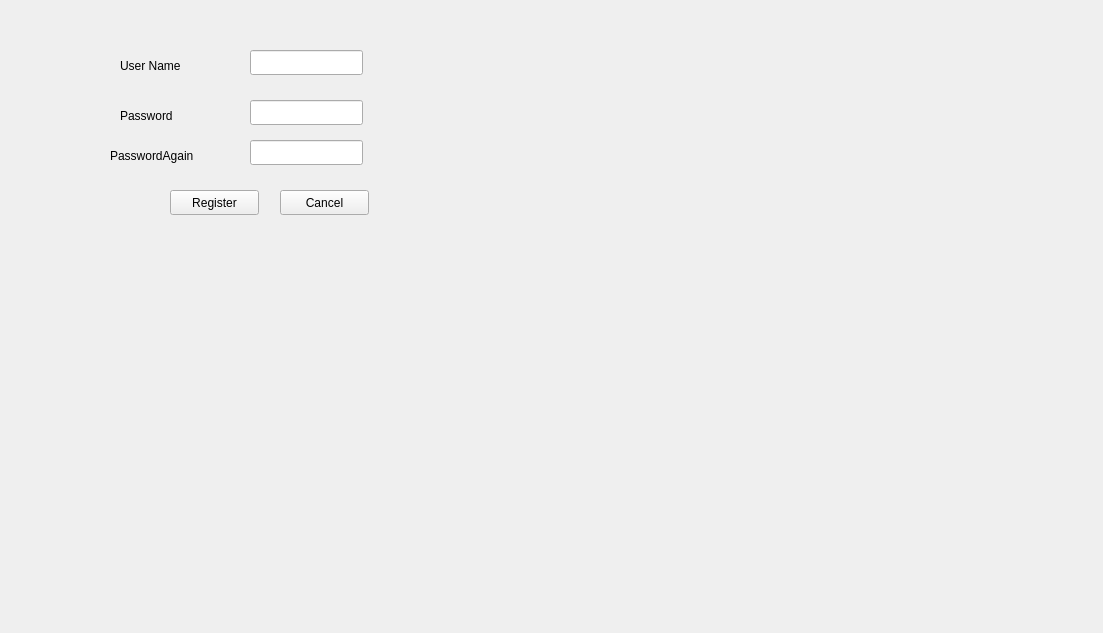
<?xml version="1.0" encoding="UTF-8"?>
<ui version="4.0">
 <class>StackedWindows</class>
 <widget class="QWidget" name="StackedWindows">
  <property name="geometry">
   <rect>
    <x>0</x>
    <y>0</y>
    <width>1103</width>
    <height>633</height>
   </rect>
  </property>
  <property name="windowTitle">
   <string>PersonalFinanceManager</string>
  </property>
  <widget class="QStackedWidget" name="stackedWidget">
   <property name="geometry">
    <rect>
     <x>0</x>
     <y>0</y>
     <width>1101</width>
     <height>631</height>
    </rect>
   </property>
   <property name="currentIndex">
    <number>1</number>
   </property>
   <widget class="QWidget" name="EntrancePage">
    <widget class="QLabel" name="labelEPPassword">
     <property name="geometry">
      <rect>
       <x>110</x>
       <y>120</y>
       <width>101</width>
       <height>31</height>
      </rect>
     </property>
     <property name="text">
      <string>Password</string>
     </property>
    </widget>
    <widget class="QPushButton" name="pushButtonEPOk">
     <property name="geometry">
      <rect>
       <x>130</x>
       <y>170</y>
       <width>89</width>
       <height>25</height>
      </rect>
     </property>
     <property name="text">
      <string>Ok</string>
     </property>
    </widget>
    <widget class="QLineEdit" name="lineEditEPPassword">
     <property name="geometry">
      <rect>
       <x>220</x>
       <y>120</y>
       <width>113</width>
       <height>25</height>
      </rect>
     </property>
     <property name="echoMode">
      <enum>QLineEdit::Password</enum>
     </property>
    </widget>
    <widget class="QLabel" name="labelEPUserName">
     <property name="geometry">
      <rect>
       <x>110</x>
       <y>70</y>
       <width>101</width>
       <height>31</height>
      </rect>
     </property>
     <property name="text">
      <string>User Name</string>
     </property>
    </widget>
    <widget class="QLineEdit" name="lineEditEPUserName">
     <property name="geometry">
      <rect>
       <x>220</x>
       <y>70</y>
       <width>113</width>
       <height>25</height>
      </rect>
     </property>
    </widget>
    <widget class="QLabel" name="labelEPWarning">
     <property name="geometry">
      <rect>
       <x>190</x>
       <y>210</y>
       <width>131</width>
       <height>17</height>
      </rect>
     </property>
     <property name="text">
      <string/>
     </property>
    </widget>
    <widget class="QPushButton" name="pushButtonEPRegister">
     <property name="geometry">
      <rect>
       <x>250</x>
       <y>170</y>
       <width>89</width>
       <height>25</height>
      </rect>
     </property>
     <property name="text">
      <string>Register</string>
     </property>
    </widget>
   </widget>
   <widget class="QWidget" name="RegisterPage">
    <widget class="QLabel" name="labelRPUserName">
     <property name="geometry">
      <rect>
       <x>120</x>
       <y>50</y>
       <width>101</width>
       <height>31</height>
      </rect>
     </property>
     <property name="text">
      <string>User Name</string>
     </property>
    </widget>
    <widget class="QLineEdit" name="lineEditRPPasswordAgain">
     <property name="geometry">
      <rect>
       <x>250</x>
       <y>140</y>
       <width>113</width>
       <height>25</height>
      </rect>
     </property>
     <property name="autoFillBackground">
      <bool>false</bool>
     </property>
     <property name="text">
      <string/>
     </property>
     <property name="echoMode">
      <enum>QLineEdit::Password</enum>
     </property>
     <property name="placeholderText">
      <string/>
     </property>
    </widget>
    <widget class="QLineEdit" name="lineEditRPPassword">
     <property name="geometry">
      <rect>
       <x>250</x>
       <y>100</y>
       <width>113</width>
       <height>25</height>
      </rect>
     </property>
     <property name="echoMode">
      <enum>QLineEdit::Password</enum>
     </property>
    </widget>
    <widget class="QLabel" name="labelRPPasswordAgain">
     <property name="geometry">
      <rect>
       <x>110</x>
       <y>140</y>
       <width>111</width>
       <height>31</height>
      </rect>
     </property>
     <property name="text">
      <string>PasswordAgain</string>
     </property>
    </widget>
    <widget class="QLabel" name="labelRPWarning">
     <property name="geometry">
      <rect>
       <x>160</x>
       <y>240</y>
       <width>301</width>
       <height>20</height>
      </rect>
     </property>
     <property name="text">
      <string/>
     </property>
    </widget>
    <widget class="QPushButton" name="pushButtonRPRegister">
     <property name="geometry">
      <rect>
       <x>170</x>
       <y>190</y>
       <width>89</width>
       <height>25</height>
      </rect>
     </property>
     <property name="text">
      <string>Register</string>
     </property>
    </widget>
    <widget class="QLineEdit" name="lineEditRPUserName">
     <property name="geometry">
      <rect>
       <x>250</x>
       <y>50</y>
       <width>113</width>
       <height>25</height>
      </rect>
     </property>
    </widget>
    <widget class="QLabel" name="labelRPPassword">
     <property name="geometry">
      <rect>
       <x>120</x>
       <y>100</y>
       <width>101</width>
       <height>31</height>
      </rect>
     </property>
     <property name="text">
      <string>Password</string>
     </property>
    </widget>
    <widget class="QPushButton" name="pushButtonRPCancel">
     <property name="geometry">
      <rect>
       <x>280</x>
       <y>190</y>
       <width>89</width>
       <height>25</height>
      </rect>
     </property>
     <property name="text">
      <string>Cancel</string>
     </property>
    </widget>
   </widget>
   <widget class="QWidget" name="MainPage">
    <widget class="QChartView" name="graphicsView">
     <property name="geometry">
      <rect>
       <x>160</x>
       <y>40</y>
       <width>731</width>
       <height>411</height>
      </rect>
     </property>
    </widget>
   </widget>
  </widget>
 </widget>
 <customwidgets>
  <customwidget>
   <class>QChartView</class>
   <extends>QGraphicsView</extends>
   <header location="global">QtCharts.h</header>
  </customwidget>
 </customwidgets>
 <tabstops>
  <tabstop>lineEditRPUserName</tabstop>
  <tabstop>lineEditRPPassword</tabstop>
  <tabstop>lineEditRPPasswordAgain</tabstop>
  <tabstop>pushButtonRPRegister</tabstop>
  <tabstop>lineEditEPUserName</tabstop>
  <tabstop>lineEditEPPassword</tabstop>
  <tabstop>pushButtonEPOk</tabstop>
  <tabstop>pushButtonEPRegister</tabstop>
 </tabstops>
 <resources/>
 <connections/>
</ui>
